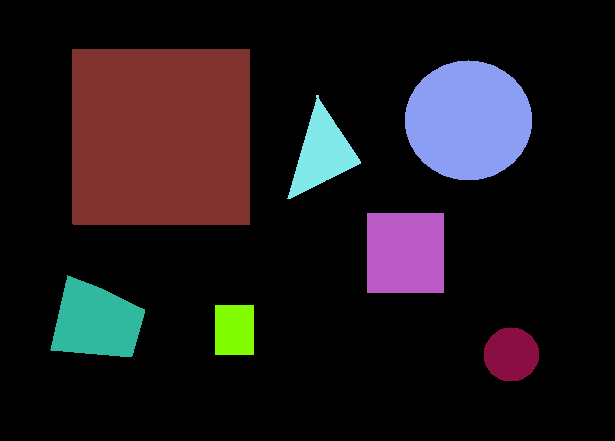
#> input picture imgBinaria.png, 615 x 441 px
$ python filtroSobel.py
#> lines starting #> are read from the running program, lines starting #| are printed output that depends on the picture
import cv2
import numpy as np

def aplicarFiltroSobel(imagem):
    # Converte a imagem para um array numpy
    imagem = np.array(imagem)

    # Define as máscaras de Sobel
    sobelX = np.array([[-1, 0, 1],
                       [-2, 0, 2],
                       [-1, 0, 1]])

    sobelY = np.array([[-1, -2, -1],
                       [ 0,  0,  0],
                       [ 1,  2,  1]])

    # Cria imagens para armazenar os gradientes nas direções x e y
    gradienteX = np.zeros(imagem.shape)
    gradienteY = np.zeros(imagem.shape)
    gradienteMagnitude = np.zeros(imagem.shape)

    # Define a função de convolução
    def convoluir(imagem, kernel):
        # Obtém as dimensões do kernel e da imagem
        alturaKernel, larguraKernel = kernel.shape
        alturaImagem, larguraImagem = imagem.shape

        # Adiciona padding à imagem para tratar os pixels nas bordas
        imagemPadded = np.pad(imagem, ((1, 1), (1, 1)), 'constant')

        # Cria uma nova imagem para armazenar o resultado da convolução
        novaImagem = np.zeros_like(imagem)

        # Percorre cada pixel da imagem
        for i in range(alturaImagem):
            for j in range(larguraImagem):
                # Seleciona a região da imagem que será multiplicada pelo kernel
                regiao = imagemPadded[i:i + alturaKernel, j:j + larguraKernel]

                # Calcula a soma dos produtos da região pelo kernel
                novaImagem[i, j] = np.sum(regiao * kernel)

        return novaImagem

    # Aplica as máscaras de Sobel à imagem para calcular os gradientes
    gradienteX = convoluir(imagem, sobelX)
    gradienteY = convoluir(imagem, sobelY)

    # Calcula a magnitude do gradiente combinando os gradientes x e y
    gradienteMagnitude = np.sqrt(gradienteX**2 + gradienteY**2)

    return gradienteX, gradienteY, gradienteMagnitude

imagem = cv2.imread("imgBinaria.png", cv2.IMREAD_GRAYSCALE)
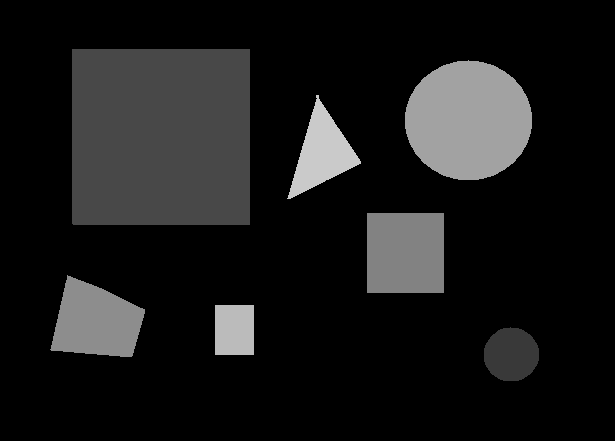
#> imagem: shape (441, 615); min 0, max 202, mean 25.5

# Aplicar o filtro Sobel
gradienteX, gradienteY, gradienteMagnitude = aplicarFiltroSobel(imagem)
#> after the loop in convoluir, `for i in range(alturaImagem):`:
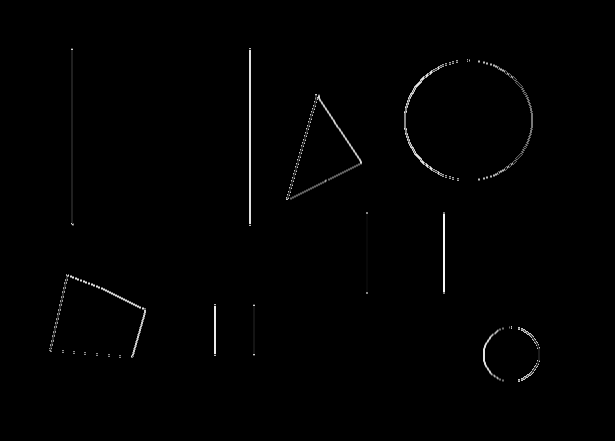
#> novaImagem: shape (441, 615); min 0, max 248, mean 1.7
#> in aplicarFiltroSobel, `gradienteMagnitude = np.sqrt(gradienteX**2 + gradienteY**2)`:
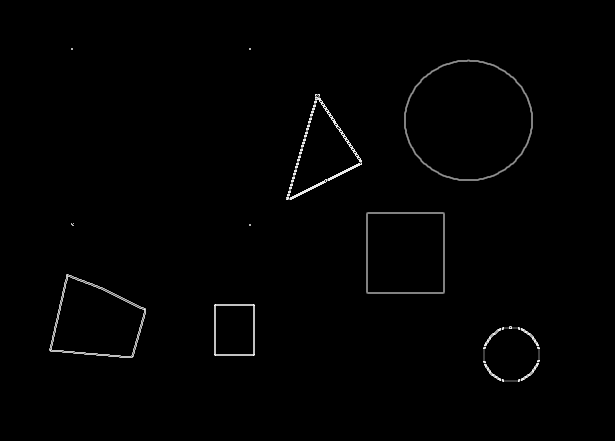
#> gradienteMagnitude: shape (441, 615) float16; min 0, max 15.81, mean 0.136; drawn with min black and max white

# Exibir os resultados
cv2.imshow("Gradiente X", gradienteX.astype(np.uint8))
cv2.imshow("Gradiente Y", gradienteY.astype(np.uint8))
cv2.imshow("Gradiente Magnitude", gradienteMagnitude.astype(np.uint8))
cv2.waitKey(0)
cv2.destroyAllWindows()
